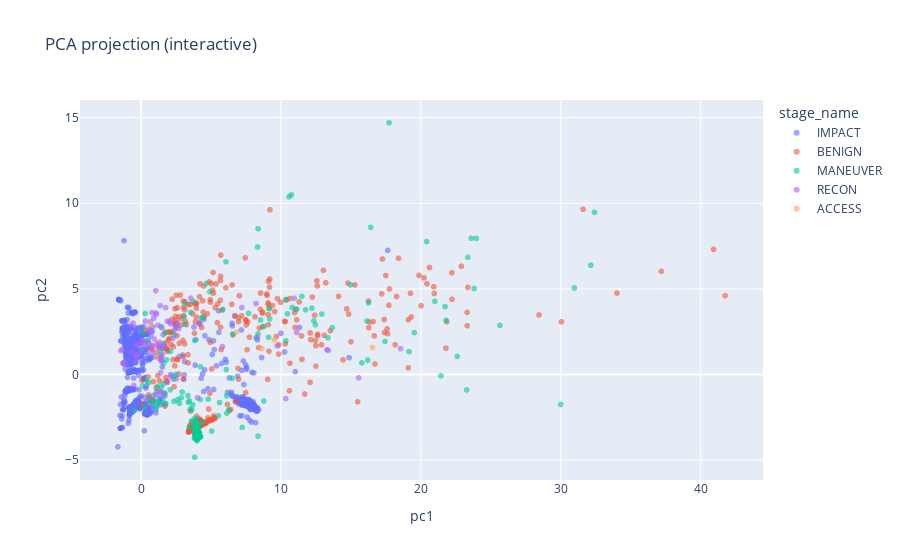

The notebook cell this image was saved under:
### Markdown cell above
## Separability check (PCA)
If stages are not even weakly separable in feature space, RL will struggle. PCA is a quick sanity check.

### Code cell
from sklearn.decomposition import PCA

n_vis = 10_000
X_vis = sample_rows(art.features, n=n_vis, seed=7)
y_vis = sample_rows(stages, n=n_vis, seed=7)

pca = PCA(n_components=2, random_state=42)
X_pca = pca.fit_transform(X_vis)

vis_df = pd.DataFrame({'pc1': X_pca[:, 0], 'pc2': X_pca[:, 1], 'stage_id': y_vis.astype(int)})
vis_df['stage_name'] = vis_df['stage_id'].map(lambda i: STAGE_NAMES.get(int(i), str(i)))

plt.figure(figsize=(10, 6))
sns.scatterplot(data=vis_df, x='pc1', y='pc2', hue='stage_name', alpha=0.6, s=18)
plt.title(f'PCA projection (explained variance: {pca.explained_variance_ratio_.sum():.2f})')
plt.tight_layout()
plt.show()

px.scatter(vis_df, x='pc1', y='pc2', color='stage_name', title='PCA projection (interactive)', opacity=0.6)

### Figure 1 — Plotly figure (JSON) as saved in the notebook; plotly's stock layout.template omitted (floating-point values rounded to 4 significant figures; data arrays with more than 128 entries replaced by an {"elided": "..."} marker saying what was removed)
{"data": [{"hovertemplate": "stage_name=IMPACT<br>pc1=%{x}<br>pc2=%{y}<extra></extra>", "legendgroup": "IMPACT", "marker": {"color": "#636efa", "opacity": 0.6, "symbol": "circle"}, "mode": "markers", "name": "IMPACT", "showlegend": true, "type": "scattergl", "x": {"elided": "8966 float values"}, "xaxis": "x", "y": {"elided": "8966 float values"}, "yaxis": "y"}, {"hovertemplate": "stage_name=BENIGN<br>pc1=%{x}<br>pc2=%{y}<extra></extra>", "legendgroup": "BENIGN", "marker": {"color": "#EF553B", "opacity": 0.6, "symbol": "circle"}, "mode": "markers", "name": "BENIGN", "showlegend": true, "type": "scattergl", "x": {"elided": "433 float values"}, "xaxis": "x", "y": {"elided": "433 float values"}, "yaxis": "y"}, {"hovertemplate": "stage_name=MANEUVER<br>pc1=%{x}<br>pc2=%{y}<extra></extra>", "legendgroup": "MANEUVER", "marker": {"color": "#00cc96", "opacity": 0.6, "symbol": "circle"}, "mode": "markers", "name": "MANEUVER", "showlegend": true, "type": "scattergl", "x": {"elided": "517 float values"}, "xaxis": "x", "y": {"elided": "517 float values"}, "yaxis": "y"}, {"hovertemplate": "stage_name=RECON<br>pc1=%{x}<br>pc2=%{y}<extra></extra>", "legendgroup": "RECON", "marker": {"color": "#ab63fa", "opacity": 0.6, "symbol": "circle"}, "mode": "markers", "name": "RECON", "showlegend": true, "type": "scattergl", "x": [-1.271, -0.5174, -0.3585, 1.294, 2.374, -1.271, -1.357, 5.813, 10.34, -1.096, -0.1312, 1.587, 1.434, 1.687, 1.207, 13.37, -0.2949, 0.1412, -0.3185, 1.404, 0.7175, 0.7852, 1.094, 4.131, 0.116, 15.55, 18.55, 1.332, -0.1265, 0.1034, 0.3457, 11.12, 8.315, 0.9533, 8.214, 2.595, 2.5, -1.293, -0.6898, 4.034, 10.94, 0.6005, 2.162, 0.8419, 1.357, 3.548, 1.487, 2.27, 1.067, 1.473, 7.202, 1.05, 0.7798, -0.3846, 9.732, 1.884, -0.3812, 0.7455, 2.106, 2.523, 0.6591, 1.523, 1.061, -0.5701, 2.042, 13.28, -0.753, 1.212, 1.356, 0.9046, 1.87, 1.315, 1.627, -1.442, 1.536, 2.688, 0.3118, 1.752], "xaxis": "x", "y": [0.6771, -0.6368, 1.649, 1.658, 2.593, 0.6771, 1.464, 1.626, -1.41, 0.6463, 1.698, 1.636, 0.7808, -1.13, 2.878, 1.404, 1.784, 1.544, 1.033, 0.09773, 2.544, 1.258, 3.515, 2.988, 1.995, -0.1973, 1.507, -0.9694, 1.219, 1.844, 1.83, 2.453, 2.18, 2.068, 4.143, 3.044, 2.791, 0.653, 1.3, -1.358, 4.453, -1.346, -0.1246, 1.651, 1.571, 4.463, 2.725, 2.096, -1.206, 0.8368, 3.912, 4.896, 3.615, 1.128, 1.671, -0.4675, 0.7611, 1.696, 2.964, -0.2554, 3.071, 1.158, 3.592, 3.0, 3.093, 1.449, 2.867, 1.556, 4.021, 3.284, 3.106, 1.874, 1.695, 1.378, -1.379, 2.681, 3.117, 3.904], "yaxis": "y"}, {"hovertemplate": "stage_name=ACCESS<br>pc1=%{x}<br>pc2=%{y}<extra></extra>", "legendgroup": "ACCESS", "marker": {"color": "#FFA15A", "opacity": 0.6, "symbol": "circle"}, "mode": "markers", "name": "ACCESS", "showlegend": true, "type": "scattergl", "x": [8.644, 6.845, 9.523, 0.6541, 0.5271, 16.53], "xaxis": "x", "y": [1.515, 2.483, 2.015, 2.898, -0.1378, 1.574], "yaxis": "y"}], "layout": {"legend": {"title": {"text": "stage_name"}, "tracegroupgap": 0}, "title": {"text": "PCA projection (interactive)"}, "xaxis": {"anchor": "y", "domain": [0, 1], "title": {"text": "pc1"}}, "yaxis": {"anchor": "x", "domain": [0, 1], "title": {"text": "pc2"}}}}
